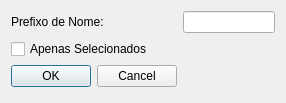
<?xml version="1.0" encoding="UTF-8"?>
<ui version="4.0">
 <class>recobrimento_dialog</class>
 <widget class="QDialog" name="recobrimento_dialog">
  <property name="geometry">
   <rect>
    <x>0</x>
    <y>0</y>
    <width>286</width>
    <height>103</height>
   </rect>
  </property>
  <property name="windowTitle">
   <string>saniBID RedBasica</string>
  </property>
  <layout class="QFormLayout" name="formLayout">
   <item row="0" column="0">
    <widget class="QLabel" name="label">
     <property name="text">
      <string>Prefixo de Nome:</string>
     </property>
    </widget>
   </item>
   <item row="0" column="1">
    <widget class="QLineEdit" name="lePrefixo">
     <property name="maxLength">
      <number>3</number>
     </property>
     <property name="alignment">
      <set>Qt::AlignRight|Qt::AlignTrailing|Qt::AlignVCenter</set>
     </property>
    </widget>
   </item>
   <item row="1" column="0">
    <widget class="QCheckBox" name="cbSelecionados">
     <property name="text">
      <string>Apenas Selecionados</string>
     </property>
    </widget>
   </item>
   <item row="2" column="0">
    <widget class="QDialogButtonBox" name="buttonBox">
     <property name="orientation">
      <enum>Qt::Horizontal</enum>
     </property>
     <property name="standardButtons">
      <set>QDialogButtonBox::Cancel|QDialogButtonBox::Ok</set>
     </property>
    </widget>
   </item>
  </layout>
 </widget>
 <resources/>
 <connections>
  <connection>
   <sender>buttonBox</sender>
   <signal>accepted()</signal>
   <receiver>recobrimento_dialog</receiver>
   <slot>accept()</slot>
   <hints>
    <hint type="sourcelabel">
     <x>248</x>
     <y>254</y>
    </hint>
    <hint type="destinationlabel">
     <x>157</x>
     <y>274</y>
    </hint>
   </hints>
  </connection>
  <connection>
   <sender>buttonBox</sender>
   <signal>rejected()</signal>
   <receiver>recobrimento_dialog</receiver>
   <slot>reject()</slot>
   <hints>
    <hint type="sourcelabel">
     <x>316</x>
     <y>260</y>
    </hint>
    <hint type="destinationlabel">
     <x>286</x>
     <y>274</y>
    </hint>
   </hints>
  </connection>
 </connections>
</ui>
